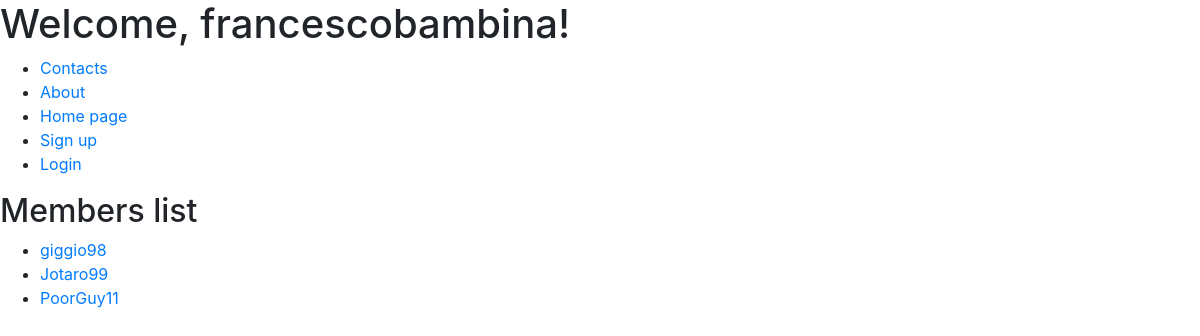
Screenshot of /francescobambina/member_list with the database file from the repository.
### members/models.py (models this page shows, shortened)
class Member(models.Model):
    name = models.CharField(max_length=256, validators=[MinLengthValidator(8)])
    email = models.EmailField(max_length=256)
    availability = models.DecimalField(max_digits=10000, decimal_places=2)
    spendable = models.DecimalField(max_digits=10000, decimal_places=2, db_column='spending')
    author = models.CharField(max_length=256, default='')

### members/views.py (the view)
# urls.py: path('<str:logged_user>/member_list', member_list_view, name="member_list_view"),           # member.views
def member_list_view(request, logged_user):
    memberList = list(Member.objects.filter(author = logged_user))
    context = {
        "memberList": memberList,
        "logged_user": logged_user
    }
    return render(request, 'member/member_list.html', context)

### templates/member/member_list.html (shortened to what this page needs)
{% extends 'html/base.html' %}
{% block body_content %}
<h1>Welcome, {{ logged_user }}!</h1>
{% include 'html/navbar.html' %}
<h2>Members list</h2>
<ul>
{% for obj in memberList%}
    <li>
        <a href={% url 'member_detail_view' name=obj.name %}>{{ obj.name }}</a>
    </li>
{% endfor %}
</ul>
{% endblock %}

### rows the page displays
Member: name "giggio98"
Member: name "Jotaro99"
Member: name "PoorGuy11"

### other values shown
{{ logged_user }} "francescobambina"
